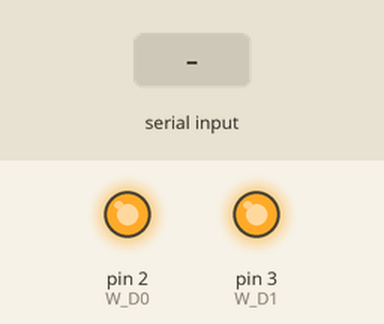
Recording of a sketch running on a simulated Arduino Uno, built with avr-gcc and run on an emulated ATmega328P. Parts: output pins drawn as LEDs (lit = HIGH). Inputs (shaded band) come from the test bench. What the sketch prints to the serial monitor is not drawn.

Above: at 1.2 s.
1.3 s: "90,45\n" received over Serial
At 2.5 s:
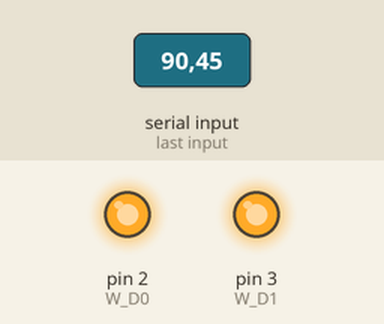
2.8 s: byte 10 ('\n') received over Serial
At 3.6 s:
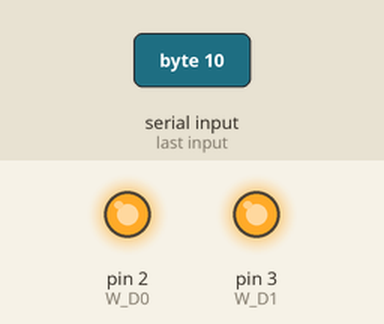
4.3 s: "30,150\n" received over Serial
At 5.0 s:
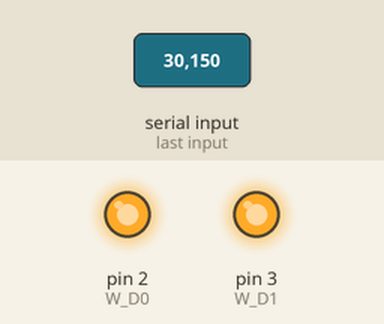
5.8 s: "200\n" received over Serial
At 7.3 s:
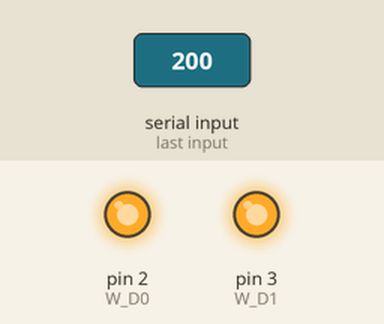
Timing chart, 0 to 8.3 s (numbered marks = the images above; inputs shaded):
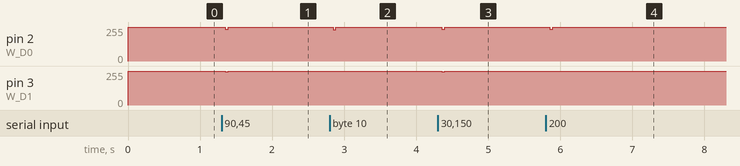

The sketch:

Wiegand32CP.ino
```cpp
// Wiegand data 0 line is assigned to Arduino pin D2
const int W_D0 = 2;
// Wiegand data 1 line is assigned to Arduino pin D3
const int W_D1 = 3;
// Pulse Width Time
// const int TPW_USECS = 80;
const int TPW_USECS = 100;
// Pulse Interval Time
// const int TPI_USECS = 240;
const int TPI_USECS = 1000;
const boolean PARITY_ON = false; // Controls sending or not parity bits
// Control order of transmission of Wiegand bits.
// Value true, send bits in forward order. false sends in reverse order.
const boolean FORWARD = true;

// serial line input variables
boolean got_line; // 'true' on newline ('\n') reception
char buf[16]; // the input buffer
int index = 0; // current position in buffer

// output one Wiegand bit
void outwiegbit(unsigned int b);
// output a Wiegand-32 code
void outwieg34(uint32_t u32);
// process the input line received from the serial port
void process_line(const char str[]);

void loop()
{
  if ( got_line )
  {
    process_line(buf);
    got_line = false;
    index = 0;
  }
  else while (Serial.available())
  {
    char c = Serial.read();
    buf[index++] = c;
    if ((c == '\n') || (index == sizeof(buf)-1))
    {
      buf[index] = '\0';
      got_line = true;
    }
  }
}

void setup ()
{
  // initializations code, it runs once:
  pinMode(W_D0, OUTPUT);
  pinMode(W_D1, OUTPUT);
  digitalWrite(W_D0, 1); // set line to IDLE state
  digitalWrite(W_D1, 1); // "             "
  got_line = false;
  Serial.begin(9600);
  Serial.write("\n\nWiegand-34 - 11/27/2023\n");
  Serial.write("D2 <--> Wiegand D0\n");
  Serial.write("D3 <--> Wiegand D1\n");
  Serial.write("\nenter number (as text) and newline\n");
}

// outputs ONE Wiegand bit
void outwiegbit(unsigned int b)
{
  Serial.print(b);
  int sel = b == 0 ? W_D0 : W_D1;
  digitalWrite(sel, 0);
  delayMicroseconds(TPW_USECS);
  digitalWrite(sel, 1);
  delayMicroseconds(TPI_USECS);
}

// outputs a 34 bit Wiegand code if PARITY_ON is true including even and odd parity bits
// Otherwise, only send the 32 bits data with NO parity bits
// u32 is actually the 32-bit numeric code
void outwieg34(uint32_t u32)
{
  uint32_t tmp = u32;
  unsigned int p_even = 0;
  unsigned int p_odd = 1;
  // compute parity on trailing group of bits
  for (int n=0; n<16; ++n)
  {
    p_odd ^= (tmp & 1);
    tmp >>= 1;
  }
  // compute parity on heading group of bits
  for (int n=16; n<32; ++n)
  {
    p_even ^= (tmp & 1);
    tmp >>= 1;
  }
  // now output data bits framed by parity ones
  if (PARITY_ON) {
    Serial.println("Parity even");
    outwiegbit(p_even);
  }
  Serial.println("----------------------------------------------");
  // Send data bits
  if (FORWARD) {
     // Send bits in forward order
     for (int n=0; n<32; ++n)
     {
        outwiegbit((u32 >> (31-n)) & 1);
     }
  }
  else {
    // Send bits in reverse order
     for (int n=31; n>=0; --n)
     {
        outwiegbit((u32 >> (31-n)) & 1);
     }
  }
  if (PARITY_ON) {
    Serial.println("Parity odd");
    outwiegbit(p_odd);
  }
}

// output just 'meaningful' numbers
void process_line(const char str[])
{
  char msg[64];
  long l = atol(str);
  if (l < 0 || l > 0xFFFFFFFF)
  {
    Serial.write("ERROR\n");
    return;
  }
  sprintf(msg, "OK: %ld (0x%08lX)\n", l, l);
  Serial.write(msg);
  outwieg34((unsigned long) l);
  delay(1000);
}
```

Measured:
- after the input at 1.3 s, pin 2 (W_D0): 255/255 → 238/255 after 0.05 s, → 255/255 0.04 s later; pin 3 (W_D1): 255/255 → 249/255 after 0.05 s, → 255/255 0.04 s later
- after the input at 2.8 s, pin 2 (W_D0): 255/255 → 235/255 after 0.05 s, → 255/255 0.04 s later
- after the input at 4.3 s, pin 2 (W_D0): 255/255 → 238/255 after 0.05 s, → 255/255 0.04 s later; pin 3 (W_D1): 255/255 → 248/255 after 0.05 s, → 255/255 0.04 s later
- after the input at 5.8 s, pin 2 (W_D0): 255/255 → 237/255 after 0.05 s, → 255/255 0.04 s later
